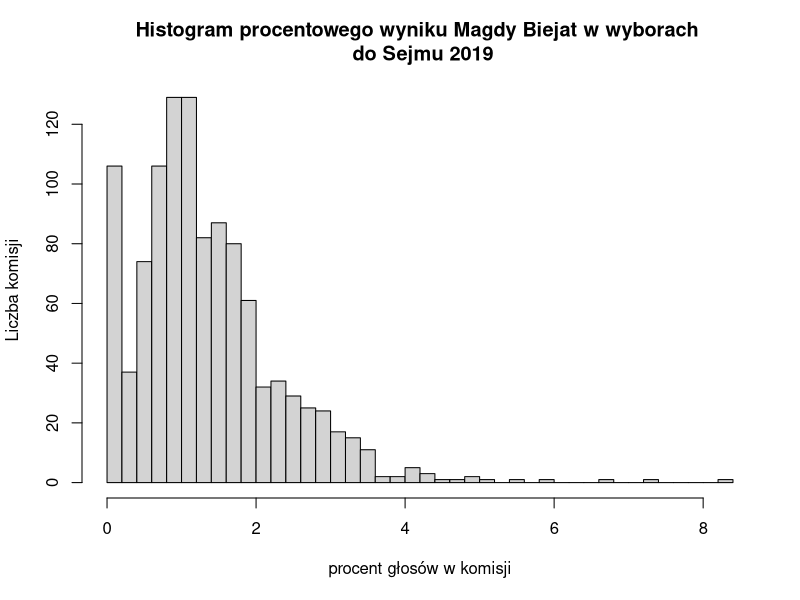
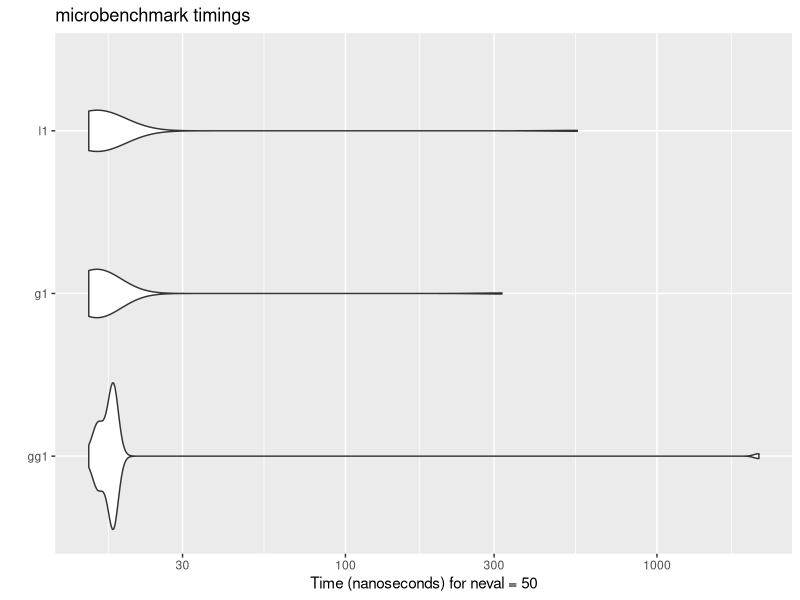
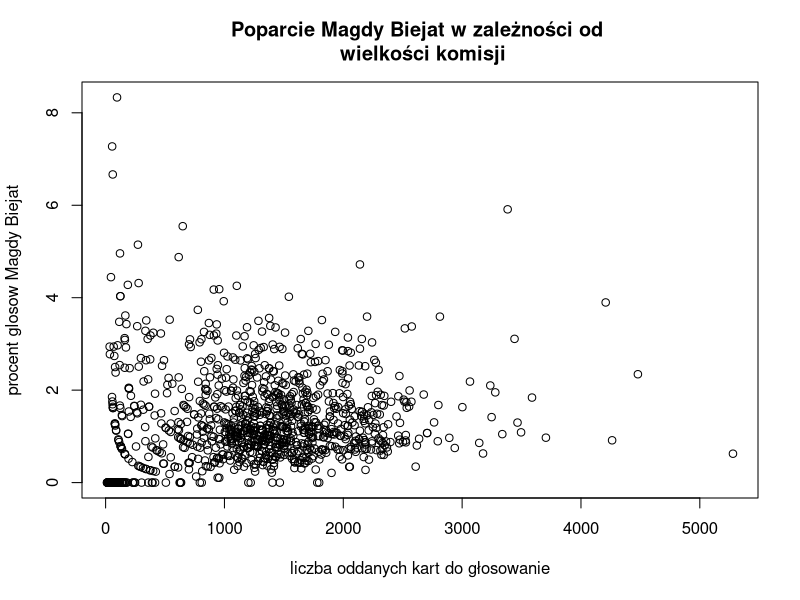
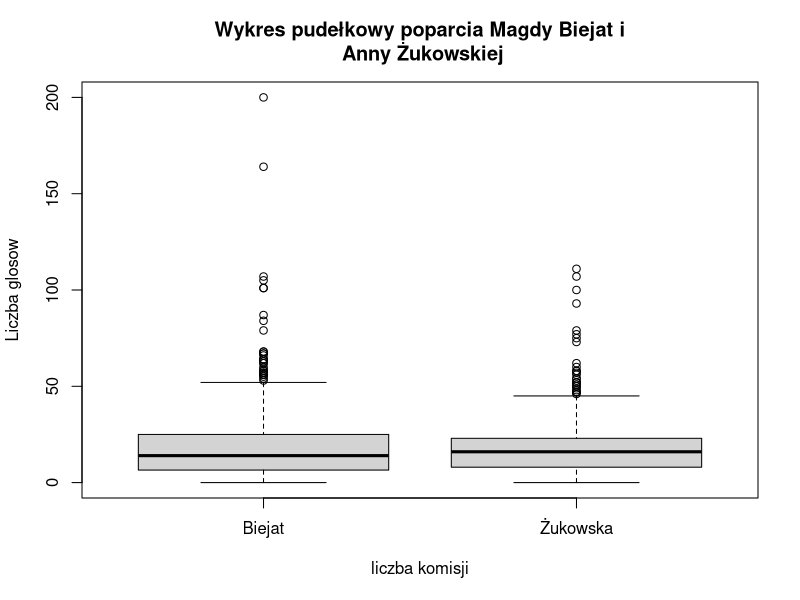
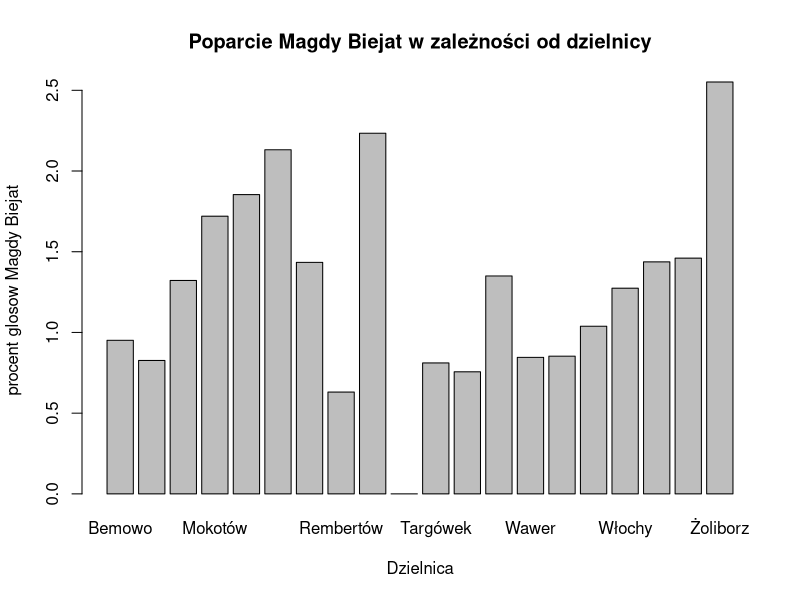
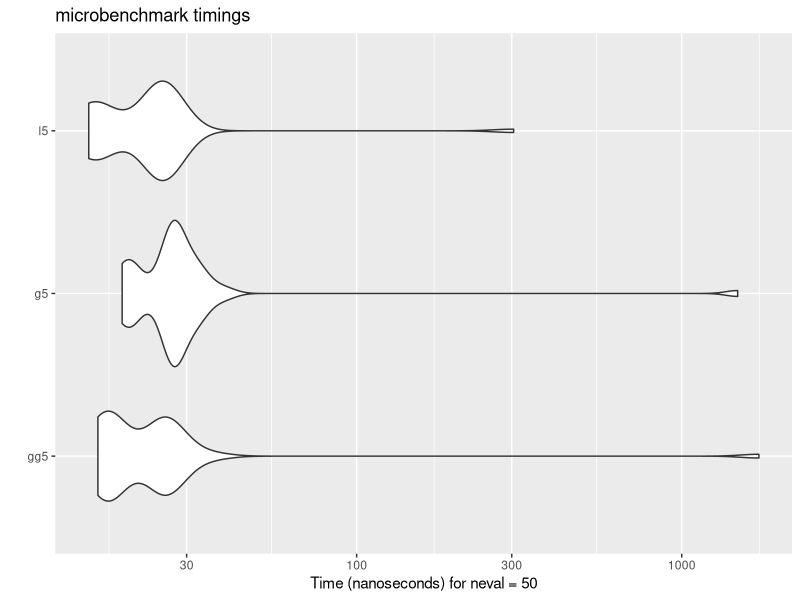
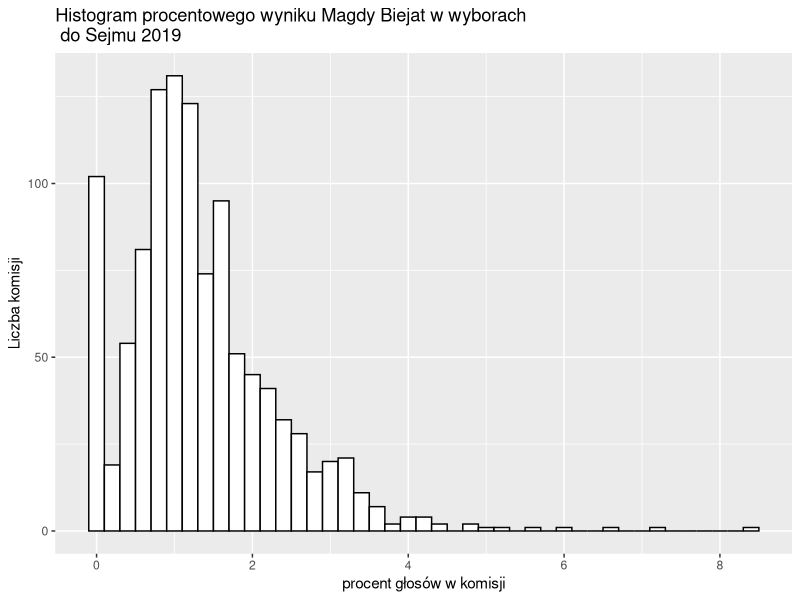
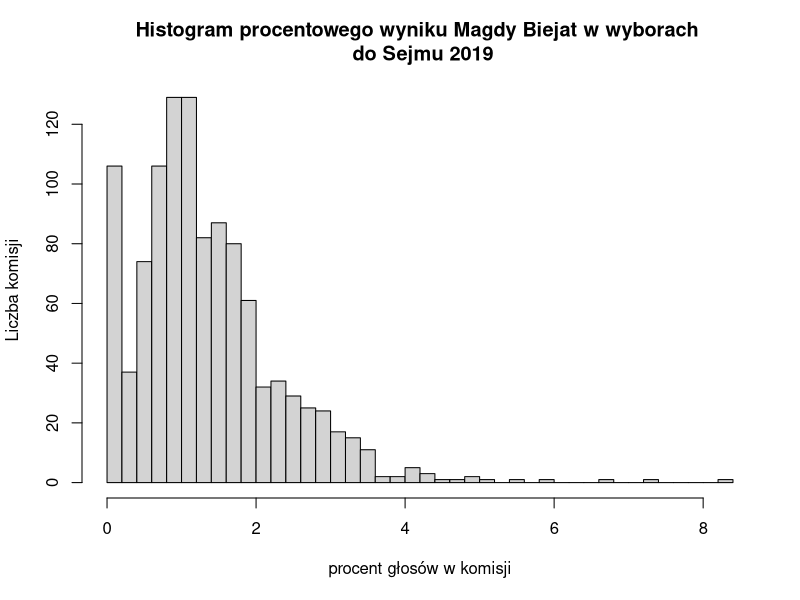

Write the R code that produced these figures, in order.
## ---- chunk 1
knitr::opts_chunk$set(echo = TRUE)
library(ggplot2)
library(lattice)
library(microbenchmark)
dane<-read.csv("wyniki_gl_na_kand_po_obwodach_sejm_okr_19.csv",sep=';', encoding="UTF-8")
aaa<-c(7:10,12,13)
dane_small<-dane[,-c(1:6,9,10,14:26,28:113,155:ncol(dane))]

eee<-head(dane_small)
which(colnames(dane)=="Lista.nr.3...KOMITET.WYBORCZY.SOJUSZ.LEWICY.DEMOKRATYCZNEJ...ZPOW.601.1.19")
which(colnames(dane)=="Liczba.kart.ważnych")

dane_biejat<-dane_small[,c(1,2,4,6,11)]
dane_biejat[465,]
sum(dane_biejat[,5])


dane_small[,'Gmina']<-as.factor(dane_small[,'Gmina'])
poziomy<-levels(dane_small[,'Gmina'])
#xxxx<-head(dane_small[which(levels(dane_small$Gmina)==2),])
#levels(dane_small$Gmina)[2]

dane_small[which(dane_small$Gmina==levels(dane_small$Gmina)[3]),]

# dane histogram
dane_biejat<-dane_small[,c(1,2,4,6,11)]
dane_biejat_hist<-dane_biejat[,c(4,5)]
dane_biejat_hist$Procent<-dane_biejat_hist$Magdalena.Agnieszka.BIEJAT...nr.na.liście.4/dane_biejat_hist$Liczba.kart.ważnych*100
gg1<-ggplot(dane_biejat_hist, aes(x=Procent)) + geom_histogram(binwidth=0.20,colour="black", fill="white")+
  labs(title="Histogram procentowego wyniku Magdy Biejat w wyborach \n do Sejmu 2019",x="procent głosów w komisji", y = "Liczba komisji")#+geom_density(alpha=.2, fill="#FF6666") 
g1<-hist(dane_biejat_hist$Procent,
     main="Histogram procentowego wyniku Magdy Biejat w wyborach \n do Sejmu 2019",
     xlab="procent głosów w komisji", ylab='Liczba komisji',breaks=45)
l1<-histogram( ~ Procent, 
            data = dane_biejat_hist,main = 'Histogram procentowego wyniku Magdy Biejat w wyborach \n do Sejmu 2019',xlab = 'procent głosów w komisji',ylab = 'Liczba komisji',breaks=seq(from=0,to=9,by=0.2))
autoplot(microbenchmark(gg1,g1,l1,times=50))
##dane scatter
dane_biejat_bis<-dane_biejat[order(dane_biejat$Liczba.wyborców.uprawnionych.do.głosowania),]
dane_biejat_hist_bis<-dane_biejat_bis[,c(4,5)]
dane_biejat_hist_bis$Procent<-dane_biejat_hist_bis$Magdalena.Agnieszka.BIEJAT...nr.na.liście.4/dane_biejat_hist_bis$Liczba.kart.ważnych*100
gg2<-ggplot(dane_biejat_hist_bis, aes(x=dane_biejat_hist_bis$Liczba.kart.ważnych, y=Procent))+geom_point()+
  labs(title="Poparcie Magdy Biejat w zależności od \n wielkości komisji",x="liczba oddanych kart do głosowanie", y = "procent glosow Magdy Biejat")#+geom_density(alpha=.2, fill="#FF6666") 



g2<-plot( Procent~Liczba.kart.ważnych , 
     data = dane_biejat_hist_bis,main = 'Poparcie Magdy Biejat w zależności od \n wielkości komisji',xlab = 'liczba oddanych kart do głosowanie',ylab = 'procent glosow Magdy Biejat')

l2<-xyplot(Procent~Liczba.kart.ważnych , 
       data = dane_biejat_hist_bis,main = 'Poparcie Magdy Biejat w zależności od \n wielkości komisji',xlab = 'liczba oddanych kart do głosowanie',ylab = 'procent glosow Magdy Biejat')

#dane Violin
dane_zukowska<-dane_small[,c(1,2,4,6,9)]
names(dane_zukowska)[names(dane_zukowska)=="Anna.Maria.ŻUKOWSKA...nr.na.liście.2"]<-"glosy"
#dane_biejat$Magdalena.Agnieszka.BIEJAT...nr.na.liście.4
names(dane_biejat)[names(dane_biejat)=="Magdalena.Agnieszka.BIEJAT...nr.na.liście.4"]<-"glosy"
dane_biejat<-cbind(dane_biejat,rep("Biejat",1100))
dane_zukowska<-cbind(dane_zukowska,rep("Żukowska",1100))
names(dane_biejat)[6]<-"kandydatka"
names(dane_zukowska)[6]<-"kandydatka"
biejat_zukowska<-rbind(dane_biejat, dane_zukowska)
biejat_zukowska$kandydatka<-as.factor(biejat_zukowska$kandydatka)
gg3<-ggplot(biejat_zukowska, aes(x=kandydatka, y=glosy))+geom_violin()+
  labs(title="Wykres skrzypcowy poparcia Magdy Biejat i\n Anny Żukowskiej",x="liczba komisji", y = "Liczba glosow")#+geom_density(alpha=.2, fill="#FF6666") 


l3<-bwplot(glosy~kandydatka, data=biejat_zukowska,panel=panel.violin,main = 'Wykres skrzypcowy poparcia Magdy Biejat i\n Anny Żukowskiej',xlab = 'liczba komisji',ylab = 'Liczba glosow')

#dane boxplot
biejat_zukowska$Procent<-biejat_zukowska$glosy/biejat_zukowska$Liczba.kart.ważnych*100
gg4<-ggplot(biejat_zukowska, aes(x=kandydatka, y=Procent)) + geom_boxplot() +
  labs(title="Wykres pudełkowy poparcia Magdy Biejat i\n Anny Żukowskiej",x="liczba komisji", y = "Liczba glosow")#+geom_density(alpha=.2, fill="#FF6666") 


g4<-boxplot(glosy~kandydatka, data=biejat_zukowska,main = 'Wykres pudełkowy poparcia Magdy Biejat i\n Anny Żukowskiej',xlab = 'liczba komisji',ylab = 'Liczba glosow')


l4<-bwplot(glosy~kandydatka, data=biejat_zukowska,main = 'Wykres pudełkowy poparcia Magdy Biejat i\n Anny Żukowskiej',xlab = 'liczba komisji',ylab = 'Liczba glosow')

#dane barplot
dane_small[,'Gmina']<-as.factor(dane_small[,'Gmina'])
poziomy<-levels(dane_small[,'Gmina'])
dane_biejat_bar<-dane_small[,c(2,4,6,11)]
dzielnice<-vector(mode="character", length=20)
glosy_b<-vector(mode="numeric", length=20)
for (i in 1:20) {

  dzielnica_suma<-sum(dane_biejat_bar[(dane_biejat_bar$Gmina) %in% levels(dane_biejat_bar$Gmina)[i],"Liczba.kart.ważnych"])
  biejat_suma<-sum(dane_biejat_bar[(dane_biejat_bar$Gmina) %in% levels(dane_biejat_bar$Gmina)[i],"Magdalena.Agnieszka.BIEJAT...nr.na.liście.4"])
  dzielnice[i]<-levels(dane_biejat_bar$Gmina)[i]
  glosy_b[i]<-biejat_suma/dzielnica_suma*100
  
}
df<-data.frame(glosy=glosy_b, dzielnice=dzielnice)
gg5<-ggplot(data=df, aes(x=dzielnice, y=glosy)) +
  geom_bar(stat="identity")+
  labs(title='Poparcie Magdy Biejat w zależności od dzielnicy',x="Dzielnica", y = "Procent glosow")+theme(axis.text.x=element_text(angle=45,hjust=1))#+geom_density(alpha=.2, fill="#FF6666") 


g5<-barplot(df$glosy, names.arg=df$dzielnice,main = 'Poparcie Magdy Biejat w zależności od dzielnicy',xlab = 'Dzielnica',ylab = 'procent glosow Magdy Biejat')



l5<-barchart(glosy~dzielnice, df,main = 'Poparcie Magdy Biejat w zależności od dzielnicy',xlab = 'Dzielnica',ylab = 'procent glosow Magdy Biejat',scales=list(y=list(rot=45), x=list(rot=45)))
autoplot(microbenchmark(gg5,g5,l5,times=50))
## ---- chunk 2



## ---- chunk 3
gg1
hist(dane_biejat_hist$Procent,
     main="Histogram procentowego wyniku Magdy Biejat w wyborach \n do Sejmu 2019",
     xlab="procent głosów w komisji", ylab='Liczba komisji',breaks=45)
l1
autoplot(microbenchmark(ggplot=gg1,graphics=g1,lattice=l1,times=50))
## ---- chunk 4
gg2
plot( Procent~Liczba.kart.ważnych , 
     data = dane_biejat_hist_bis,main = 'Poparcie Magdy Biejat w zależności od \n wielkości komisji',xlab = 'liczba oddanych kart do głosowanie',ylab = 'procent glosow Magdy Biejat')
l2
autoplot(microbenchmark(ggplot=gg2,graphics=g2,lattice=l2,times=50))
## ---- chunk 5
gg3

l3
autoplot(microbenchmark(ggplot=gg3,lattice=l3,times=50))
## ---- chunk 6
gg4
boxplot(glosy~kandydatka, data=biejat_zukowska,main = 'Wykres pudełkowy poparcia Magdy Biejat i\n Anny Żukowskiej',xlab = 'liczba komisji',ylab = 'Liczba glosow')

l4
autoplot(microbenchmark(ggplot=gg4,graphics=g4,lattice=l4,times=50))
## ---- chunk 7
gg5
barplot(df$glosy, names.arg=df$dzielnice,main = 'Poparcie Magdy Biejat w zależności od dzielnicy',xlab = 'Dzielnica',ylab = 'procent glosow Magdy Biejat')
l5
autoplot(microbenchmark(ggplot=gg5,graphics=g5,lattice=l5,times=50))
